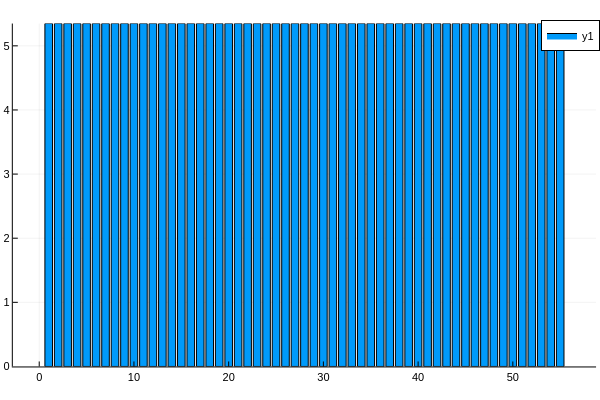

The notebook cell saved with this chart:
### Code cell
plotlyjs()
bar(JuMP.value.(Pg).data.*S_base)

### Figure 1 — Plotly figure (JSON) as saved in the notebook; plotly's stock layout.template omitted (floating-point values rounded to 4 significant figures)
{"data": [{"fill": "tozeroy", "fillcolor": "rgba(0, 154, 250, 1.000)", "legendgroup": "y1", "line": {"color": "rgba(0, 0, 0, 1.000)", "dash": "solid", "width": 1}, "mode": "lines", "name": "y1", "showlegend": true, "type": "scatter", "x": [0.6, 0.6, 1.4, 1.4, 0.6, 0.6], "xaxis": "x1", "y": [5.348, 0, 0, 5.348, 5.348, 5.348], "yaxis": "y1"}, {"fill": "tozeroy", "fillcolor": "rgba(0, 154, 250, 1.000)", "legendgroup": "y1", "line": {"color": "rgba(0, 0, 0, 1.000)", "dash": "solid", "width": 1}, "mode": "lines", "name": "y1", "showlegend": false, "type": "scatter", "x": [1.6, 1.6, 2.4, 2.4, 1.6, 1.6], "xaxis": "x1", "y": [5.348, 0, 0, 5.348, 5.348, 5.348], "yaxis": "y1"}, {"fill": "tozeroy", "fillcolor": "rgba(0, 154, 250, 1.000)", "legendgroup": "y1", "line": {"color": "rgba(0, 0, 0, 1.000)", "dash": "solid", "width": 1}, "mode": "lines", "name": "y1", "showlegend": false, "type": "scatter", "x": [2.6, 2.6, 3.4, 3.4, 2.6, 2.6], "xaxis": "x1", "y": [5.348, 0, 0, 5.348, 5.348, 5.348], "yaxis": "y1"}, {"fill": "tozeroy", "fillcolor": "rgba(0, 154, 250, 1.000)", "legendgroup": "y1", "line": {"color": "rgba(0, 0, 0, 1.000)", "dash": "solid", "width": 1}, "mode": "lines", "name": "y1", "showlegend": false, "type": "scatter", "x": [3.6, 3.6, 4.4, 4.4, 3.6, 3.6], "xaxis": "x1", "y": [5.348, 0, 0, 5.348, 5.348, 5.348], "yaxis": "y1"}, {"fill": "tozeroy", "fillcolor": "rgba(0, 154, 250, 1.000)", "legendgroup": "y1", "line": {"color": "rgba(0, 0, 0, 1.000)", "dash": "solid", "width": 1}, "mode": "lines", "name": "y1", "showlegend": false, "type": "scatter", "x": [4.6, 4.6, 5.4, 5.4, 4.6, 4.6], "xaxis": "x1", "y": [5.348, 0, 0, 5.348, 5.348, 5.348], "yaxis": "y1"}, {"fill": "tozeroy", "fillcolor": "rgba(0, 154, 250, 1.000)", "legendgroup": "y1", "line": {"color": "rgba(0, 0, 0, 1.000)", "dash": "solid", "width": 1}, "mode": "lines", "name": "y1", "showlegend": false, "type": "scatter", "x": [5.6, 5.6, 6.4, 6.4, 5.6, 5.6], "xaxis": "x1", "y": [5.348, 0, 0, 5.348, 5.348, 5.348], "yaxis": "y1"}, {"fill": "tozeroy", "fillcolor": "rgba(0, 154, 250, 1.000)", "legendgroup": "y1", "line": {"color": "rgba(0, 0, 0, 1.000)", "dash": "solid", "width": 1}, "mode": "lines", "name": "y1", "showlegend": false, "type": "scatter", "x": [6.6, 6.6, 7.4, 7.4, 6.6, 6.6], "xaxis": "x1", "y": [5.348, 0, 0, 5.348, 5.348, 5.348], "yaxis": "y1"}, {"fill": "tozeroy", "fillcolor": "rgba(0, 154, 250, 1.000)", "legendgroup": "y1", "line": {"color": "rgba(0, 0, 0, 1.000)", "dash": "solid", "width": 1}, "mode": "lines", "name": "y1", "showlegend": false, "type": "scatter", "x": [7.6, 7.6, 8.4, 8.4, 7.6, 7.6], "xaxis": "x1", "y": [5.348, 0, 0, 5.348, 5.348, 5.348], "yaxis": "y1"}, {"fill": "tozeroy", "fillcolor": "rgba(0, 154, 250, 1.000)", "legendgroup": "y1", "line": {"color": "rgba(0, 0, 0, 1.000)", "dash": "solid", "width": 1}, "mode": "lines", "name": "y1", "showlegend": false, "type": "scatter", "x": [8.6, 8.6, 9.4, 9.4, 8.6, 8.6], "xaxis": "x1", "y": [5.348, 0, 0, 5.348, 5.348, 5.348], "yaxis": "y1"}, {"fill": "tozeroy", "fillcolor": "rgba(0, 154, 250, 1.000)", "legendgroup": "y1", "line": {"color": "rgba(0, 0, 0, 1.000)", "dash": "solid", "width": 1}, "mode": "lines", "name": "y1", "showlegend": false, "type": "scatter", "x": [9.6, 9.6, 10.4, 10.4, 9.6, 9.6], "xaxis": "x1", "y": [5.348, 0, 0, 5.348, 5.348, 5.348], "yaxis": "y1"}, {"fill": "tozeroy", "fillcolor": "rgba(0, 154, 250, 1.000)", "legendgroup": "y1", "line": {"color": "rgba(0, 0, 0, 1.000)", "dash": "solid", "width": 1}, "mode": "lines", "name": "y1", "showlegend": false, "type": "scatter", "x": [10.6, 10.6, 11.4, 11.4, 10.6, 10.6], "xaxis": "x1", "y": [5.348, 0, 0, 5.348, 5.348, 5.348], "yaxis": "y1"}, {"fill": "tozeroy", "fillcolor": "rgba(0, 154, 250, 1.000)", "legendgroup": "y1", "line": {"color": "rgba(0, 0, 0, 1.000)", "dash": "solid", "width": 1}, "mode": "lines", "name": "y1", "showlegend": false, "type": "scatter", "x": [11.6, 11.6, 12.4, 12.4, 11.6, 11.6], "xaxis": "x1", "y": [5.348, 0, 0, 5.348, 5.348, 5.348], "yaxis": "y1"}, {"fill": "tozeroy", "fillcolor": "rgba(0, 154, 250, 1.000)", "legendgroup": "y1", "line": {"color": "rgba(0, 0, 0, 1.000)", "dash": "solid", "width": 1}, "mode": "lines", "name": "y1", "showlegend": false, "type": "scatter", "x": [12.6, 12.6, 13.4, 13.4, 12.6, 12.6], "xaxis": "x1", "y": [5.348, 0, 0, 5.348, 5.348, 5.348], "yaxis": "y1"}, {"fill": "tozeroy", "fillcolor": "rgba(0, 154, 250, 1.000)", "legendgroup": "y1", "line": {"color": "rgba(0, 0, 0, 1.000)", "dash": "solid", "width": 1}, "mode": "lines", "name": "y1", "showlegend": false, "type": "scatter", "x": [13.6, 13.6, 14.4, 14.4, 13.6, 13.6], "xaxis": "x1", "y": [5.348, 0, 0, 5.348, 5.348, 5.348], "yaxis": "y1"}, {"fill": "tozeroy", "fillcolor": "rgba(0, 154, 250, 1.000)", "legendgroup": "y1", "line": {"color": "rgba(0, 0, 0, 1.000)", "dash": "solid", "width": 1}, "mode": "lines", "name": "y1", "showlegend": false, "type": "scatter", "x": [14.6, 14.6, 15.4, 15.4, 14.6, 14.6], "xaxis": "x1", "y": [5.348, 0, 0, 5.348, 5.348, 5.348], "yaxis": "y1"}, {"fill": "tozeroy", "fillcolor": "rgba(0, 154, 250, 1.000)", "legendgroup": "y1", "line": {"color": "rgba(0, 0, 0, 1.000)", "dash": "solid", "width": 1}, "mode": "lines", "name": "y1", "showlegend": false, "type": "scatter", "x": [15.6, 15.6, 16.4, 16.4, 15.6, 15.6], "xaxis": "x1", "y": [5.348, 0, 0, 5.348, 5.348, 5.348], "yaxis": "y1"}, {"fill": "tozeroy", "fillcolor": "rgba(0, 154, 250, 1.000)", "legendgroup": "y1", "line": {"color": "rgba(0, 0, 0, 1.000)", "dash": "solid", "width": 1}, "mode": "lines", "name": "y1", "showlegend": false, "type": "scatter", "x": [16.6, 16.6, 17.4, 17.4, 16.6, 16.6], "xaxis": "x1", "y": [5.348, 0, 0, 5.348, 5.348, 5.348], "yaxis": "y1"}, {"fill": "tozeroy", "fillcolor": "rgba(0, 154, 250, 1.000)", "legendgroup": "y1", "line": {"color": "rgba(0, 0, 0, 1.000)", "dash": "solid", "width": 1}, "mode": "lines", "name": "y1", "showlegend": false, "type": "scatter", "x": [17.6, 17.6, 18.4, 18.4, 17.6, 17.6], "xaxis": "x1", "y": [5.348, 0, 0, 5.348, 5.348, 5.348], "yaxis": "y1"}, {"fill": "tozeroy", "fillcolor": "rgba(0, 154, 250, 1.000)", "legendgroup": "y1", "line": {"color": "rgba(0, 0, 0, 1.000)", "dash": "solid", "width": 1}, "mode": "lines", "name": "y1", "showlegend": false, "type": "scatter", "x": [18.6, 18.6, 19.4, 19.4, 18.6, 18.6], "xaxis": "x1", "y": [5.348, 0, 0, 5.348, 5.348, 5.348], "yaxis": "y1"}, {"fill": "tozeroy", "fillcolor": "rgba(0, 154, 250, 1.000)", "legendgroup": "y1", "line": {"color": "rgba(0, 0, 0, 1.000)", "dash": "solid", "width": 1}, "mode": "lines", "name": "y1", "showlegend": false, "type": "scatter", "x": [19.6, 19.6, 20.4, 20.4, 19.6, 19.6], "xaxis": "x1", "y": [5.348, 0, 0, 5.348, 5.348, 5.348], "yaxis": "y1"}, {"fill": "tozeroy", "fillcolor": "rgba(0, 154, 250, 1.000)", "legendgroup": "y1", "line": {"color": "rgba(0, 0, 0, 1.000)", "dash": "solid", "width": 1}, "mode": "lines", "name": "y1", "showlegend": false, "type": "scatter", "x": [20.6, 20.6, 21.4, 21.4, 20.6, 20.6], "xaxis": "x1", "y": [5.348, 0, 0, 5.348, 5.348, 5.348], "yaxis": "y1"}, {"fill": "tozeroy", "fillcolor": "rgba(0, 154, 250, 1.000)", "legendgroup": "y1", "line": {"color": "rgba(0, 0, 0, 1.000)", "dash": "solid", "width": 1}, "mode": "lines", "name": "y1", "showlegend": false, "type": "scatter", "x": [21.6, 21.6, 22.4, 22.4, 21.6, 21.6], "xaxis": "x1", "y": [5.348, 0, 0, 5.348, 5.348, 5.348], "yaxis": "y1"}, {"fill": "tozeroy", "fillcolor": "rgba(0, 154, 250, 1.000)", "legendgroup": "y1", "line": {"color": "rgba(0, 0, 0, 1.000)", "dash": "solid", "width": 1}, "mode": "lines", "name": "y1", "showlegend": false, "type": "scatter", "x": [22.6, 22.6, 23.4, 23.4, 22.6, 22.6], "xaxis": "x1", "y": [5.348, 0, 0, 5.348, 5.348, 5.348], "yaxis": "y1"}, {"fill": "tozeroy", "fillcolor": "rgba(0, 154, 250, 1.000)", "legendgroup": "y1", "line": {"color": "rgba(0, 0, 0, 1.000)", "dash": "solid", "width": 1}, "mode": "lines", "name": "y1", "showlegend": false, "type": "scatter", "x": [23.6, 23.6, 24.4, 24.4, 23.6, 23.6], "xaxis": "x1", "y": [5.348, 0, 0, 5.348, 5.348, 5.348], "yaxis": "y1"}, {"fill": "tozeroy", "fillcolor": "rgba(0, 154, 250, 1.000)", "legendgroup": "y1", "line": {"color": "rgba(0, 0, 0, 1.000)", "dash": "solid", "width": 1}, "mode": "lines", "name": "y1", "showlegend": false, "type": "scatter", "x": [24.6, 24.6, 25.4, 25.4, 24.6, 24.6], "xaxis": "x1", "y": [5.348, 0, 0, 5.348, 5.348, 5.348], "yaxis": "y1"}, {"fill": "tozeroy", "fillcolor": "rgba(0, 154, 250, 1.000)", "legendgroup": "y1", "line": {"color": "rgba(0, 0, 0, 1.000)", "dash": "solid", "width": 1}, "mode": "lines", "name": "y1", "showlegend": false, "type": "scatter", "x": [25.6, 25.6, 26.4, 26.4, 25.6, 25.6], "xaxis": "x1", "y": [5.348, 0, 0, 5.348, 5.348, 5.348], "yaxis": "y1"}, {"fill": "tozeroy", "fillcolor": "rgba(0, 154, 250, 1.000)", "legendgroup": "y1", "line": {"color": "rgba(0, 0, 0, 1.000)", "dash": "solid", "width": 1}, "mode": "lines", "name": "y1", "showlegend": false, "type": "scatter", "x": [26.6, 26.6, 27.4, 27.4, 26.6, 26.6], "xaxis": "x1", "y": [5.348, 0, 0, 5.348, 5.348, 5.348], "yaxis": "y1"}, {"fill": "tozeroy", "fillcolor": "rgba(0, 154, 250, 1.000)", "legendgroup": "y1", "line": {"color": "rgba(0, 0, 0, 1.000)", "dash": "solid", "width": 1}, "mode": "lines", "name": "y1", "showlegend": false, "type": "scatter", "x": [27.6, 27.6, 28.4, 28.4, 27.6, 27.6], "xaxis": "x1", "y": [5.348, 0, 0, 5.348, 5.348, 5.348], "yaxis": "y1"}, {"fill": "tozeroy", "fillcolor": "rgba(0, 154, 250, 1.000)", "legendgroup": "y1", "line": {"color": "rgba(0, 0, 0, 1.000)", "dash": "solid", "width": 1}, "mode": "lines", "name": "y1", "showlegend": false, "type": "scatter", "x": [28.6, 28.6, 29.4, 29.4, 28.6, 28.6], "xaxis": "x1", "y": [5.348, 0, 0, 5.348, 5.348, 5.348], "yaxis": "y1"}, {"fill": "tozeroy", "fillcolor": "rgba(0, 154, 250, 1.000)", "legendgroup": "y1", "line": {"color": "rgba(0, 0, 0, 1.000)", "dash": "solid", "width": 1}, "mode": "lines", "name": "y1", "showlegend": false, "type": "scatter", "x": [29.6, 29.6, 30.4, 30.4, 29.6, 29.6], "xaxis": "x1", "y": [5.348, 0, 0, 5.348, 5.348, 5.348], "yaxis": "y1"}, {"fill": "tozeroy", "fillcolor": "rgba(0, 154, 250, 1.000)", "legendgroup": "y1", "line": {"color": "rgba(0, 0, 0, 1.000)", "dash": "solid", "width": 1}, "mode": "lines", "name": "y1", "showlegend": false, "type": "scatter", "x": [30.6, 30.6, 31.4, 31.4, 30.6, 30.6], "xaxis": "x1", "y": [5.348, 0, 0, 5.348, 5.348, 5.348], "yaxis": "y1"}, {"fill": "tozeroy", "fillcolor": "rgba(0, 154, 250, 1.000)", "legendgroup": "y1", "line": {"color": "rgba(0, 0, 0, 1.000)", "dash": "solid", "width": 1}, "mode": "lines", "name": "y1", "showlegend": false, "type": "scatter", "x": [31.6, 31.6, 32.4, 32.4, 31.6, 31.6], "xaxis": "x1", "y": [5.348, 0, 0, 5.348, 5.348, 5.348], "yaxis": "y1"}, {"fill": "tozeroy", "fillcolor": "rgba(0, 154, 250, 1.000)", "legendgroup": "y1", "line": {"color": "rgba(0, 0, 0, 1.000)", "dash": "solid", "width": 1}, "mode": "lines", "name": "y1", "showlegend": false, "type": "scatter", "x": [32.6, 32.6, 33.4, 33.4, 32.6, 32.6], "xaxis": "x1", "y": [5.348, 0, 0, 5.348, 5.348, 5.348], "yaxis": "y1"}, {"fill": "tozeroy", "fillcolor": "rgba(0, 154, 250, 1.000)", "legendgroup": "y1", "line": {"color": "rgba(0, 0, 0, 1.000)", "dash": "solid", "width": 1}, "mode": "lines", "name": "y1", "showlegend": false, "type": "scatter", "x": [33.6, 33.6, 34.4, 34.4, 33.6, 33.6], "xaxis": "x1", "y": [5.348, 0, 0, 5.348, 5.348, 5.348], "yaxis": "y1"}, {"fill": "tozeroy", "fillcolor": "rgba(0, 154, 250, 1.000)", "legendgroup": "y1", "line": {"color": "rgba(0, 0, 0, 1.000)", "dash": "solid", "width": 1}, "mode": "lines", "name": "y1", "showlegend": false, "type": "scatter", "x": [34.6, 34.6, 35.4, 35.4, 34.6, 34.6], "xaxis": "x1", "y": [5.348, 0, 0, 5.348, 5.348, 5.348], "yaxis": "y1"}, {"fill": "tozeroy", "fillcolor": "rgba(0, 154, 250, 1.000)", "legendgroup": "y1", "line": {"color": "rgba(0, 0, 0, 1.000)", "dash": "solid", "width": 1}, "mode": "lines", "name": "y1", "showlegend": false, "type": "scatter", "x": [35.6, 35.6, 36.4, 36.4, 35.6, 35.6], "xaxis": "x1", "y": [5.348, 0, 0, 5.348, 5.348, 5.348], "yaxis": "y1"}, {"fill": "tozeroy", "fillcolor": "rgba(0, 154, 250, 1.000)", "legendgroup": "y1", "line": {"color": "rgba(0, 0, 0, 1.000)", "dash": "solid", "width": 1}, "mode": "lines", "name": "y1", "showlegend": false, "type": "scatter", "x": [36.6, 36.6, 37.4, 37.4, 36.6, 36.6], "xaxis": "x1", "y": [5.348, 0, 0, 5.348, 5.348, 5.348], "yaxis": "y1"}, {"fill": "tozeroy", "fillcolor": "rgba(0, 154, 250, 1.000)", "legendgroup": "y1", "line": {"color": "rgba(0, 0, 0, 1.000)", "dash": "solid", "width": 1}, "mode": "lines", "name": "y1", "showlegend": false, "type": "scatter", "x": [37.6, 37.6, 38.4, 38.4, 37.6, 37.6], "xaxis": "x1", "y": [5.348, 0, 0, 5.348, 5.348, 5.348], "yaxis": "y1"}, {"fill": "tozeroy", "fillcolor": "rgba(0, 154, 250, 1.000)", "legendgroup": "y1", "line": {"color": "rgba(0, 0, 0, 1.000)", "dash": "solid", "width": 1}, "mode": "lines", "name": "y1", "showlegend": false, "type": "scatter", "x": [38.6, 38.6, 39.4, 39.4, 38.6, 38.6], "xaxis": "x1", "y": [5.348, 0, 0, 5.348, 5.348, 5.348], "yaxis": "y1"}, {"fill": "tozeroy", "fillcolor": "rgba(0, 154, 250, 1.000)", "legendgroup": "y1", "line": {"color": "rgba(0, 0, 0, 1.000)", "dash": "solid", "width": 1}, "mode": "lines", "name": "y1", "showlegend": false, "type": "scatter", "x": [39.6, 39.6, 40.4, 40.4, 39.6, 39.6], "xaxis": "x1", "y": [5.348, 0, 0, 5.348, 5.348, 5.348], "yaxis": "y1"}, {"fill": "tozeroy", "fillcolor": "rgba(0, 154, 250, 1.000)", "legendgroup": "y1", "line": {"color": "rgba(0, 0, 0, 1.000)", "dash": "solid", "width": 1}, "mode": "lines", "name": "y1", "showlegend": false, "type": "scatter", "x": [40.6, 40.6, 41.4, 41.4, 40.6, 40.6], "xaxis": "x1", "y": [5.348, 0, 0, 5.348, 5.348, 5.348], "yaxis": "y1"}, {"fill": "tozeroy", "fillcolor": "rgba(0, 154, 250, 1.000)", "legendgroup": "y1", "line": {"color": "rgba(0, 0, 0, 1.000)", "dash": "solid", "width": 1}, "mode": "lines", "name": "y1", "showlegend": false, "type": "scatter", "x": [41.6, 41.6, 42.4, 42.4, 41.6, 41.6], "xaxis": "x1", "y": [5.348, 0, 0, 5.348, 5.348, 5.348], "yaxis": "y1"}, {"fill": "tozeroy", "fillcolor": "rgba(0, 154, 250, 1.000)", "legendgroup": "y1", "line": {"color": "rgba(0, 0, 0, 1.000)", "dash": "solid", "width": 1}, "mode": "lines", "name": "y1", "showlegend": false, "type": "scatter", "x": [42.6, 42.6, 43.4, 43.4, 42.6, 42.6], "xaxis": "x1", "y": [5.348, 0, 0, 5.348, 5.348, 5.348], "yaxis": "y1"}, {"fill": "tozeroy", "fillcolor": "rgba(0, 154, 250, 1.000)", "legendgroup": "y1", "line": {"color": "rgba(0, 0, 0, 1.000)", "dash": "solid", "width": 1}, "mode": "lines", "name": "y1", "showlegend": false, "type": "scatter", "x": [43.6, 43.6, 44.4, 44.4, 43.6, 43.6], "xaxis": "x1", "y": [5.348, 0, 0, 5.348, 5.348, 5.348], "yaxis": "y1"}, {"fill": "tozeroy", "fillcolor": "rgba(0, 154, 250, 1.000)", "legendgroup": "y1", "line": {"color": "rgba(0, 0, 0, 1.000)", "dash": "solid", "width": 1}, "mode": "lines", "name": "y1", "showlegend": false, "type": "scatter", "x": [44.6, 44.6, 45.4, 45.4, 44.6, 44.6], "xaxis": "x1", "y": [5.348, 0, 0, 5.348, 5.348, 5.348], "yaxis": "y1"}, {"fill": "tozeroy", "fillcolor": "rgba(0, 154, 250, 1.000)", "legendgroup": "y1", "line": {"color": "rgba(0, 0, 0, 1.000)", "dash": "solid", "width": 1}, "mode": "lines", "name": "y1", "showlegend": false, "type": "scatter", "x": [45.6, 45.6, 46.4, 46.4, 45.6, 45.6], "xaxis": "x1", "y": [5.348, 0, 0, 5.348, 5.348, 5.348], "yaxis": "y1"}, {"fill": "tozeroy", "fillcolor": "rgba(0, 154, 250, 1.000)", "legendgroup": "y1", "line": {"color": "rgba(0, 0, 0, 1.000)", "dash": "solid", "width": 1}, "mode": "lines", "name": "y1", "showlegend": false, "type": "scatter", "x": [46.6, 46.6, 47.4, 47.4, 46.6, 46.6], "xaxis": "x1", "y": [5.348, 0, 0, 5.348, 5.348, 5.348], "yaxis": "y1"}, {"fill": "tozeroy", "fillcolor": "rgba(0, 154, 250, 1.000)", "legendgroup": "y1", "line": {"color": "rgba(0, 0, 0, 1.000)", "dash": "solid", "width": 1}, "mode": "lines", "name": "y1", "showlegend": false, "type": "scatter", "x": [47.6, 47.6, 48.4, 48.4, 47.6, 47.6], "xaxis": "x1", "y": [5.348, 0, 0, 5.348, 5.348, 5.348], "yaxis": "y1"}, {"fill": "tozeroy", "fillcolor": "rgba(0, 154, 250, 1.000)", "legendgroup": "y1", "line": {"color": "rgba(0, 0, 0, 1.000)", "dash": "solid", "width": 1}, "mode": "lines", "name": "y1", "showlegend": false, "type": "scatter", "x": [48.6, 48.6, 49.4, 49.4, 48.6, 48.6], "xaxis": "x1", "y": [5.348, 0, 0, 5.348, 5.348, 5.348], "yaxis": "y1"}, {"fill": "tozeroy", "fillcolor": "rgba(0, 154, 250, 1.000)", "legendgroup": "y1", "line": {"color": "rgba(0, 0, 0, 1.000)", "dash": "solid", "width": 1}, "mode": "lines", "name": "y1", "showlegend": false, "type": "scatter", "x": [49.6, 49.6, 50.4, 50.4, 49.6, 49.6], "xaxis": "x1", "y": [5.348, 0, 0, 5.348, 5.348, 5.348], "yaxis": "y1"}, {"fill": "tozeroy", "fillcolor": "rgba(0, 154, 250, 1.000)", "legendgroup": "y1", "line": {"color": "rgba(0, 0, 0, 1.000)", "dash": "solid", "width": 1}, "mode": "lines", "name": "y1", "showlegend": false, "type": "scatter", "x": [50.6, 50.6, 51.4, 51.4, 50.6, 50.6], "xaxis": "x1", "y": [5.348, 0, 0, 5.348, 5.348, 5.348], "yaxis": "y1"}, {"fill": "tozeroy", "fillcolor": "rgba(0, 154, 250, 1.000)", "legendgroup": "y1", "line": {"color": "rgba(0, 0, 0, 1.000)", "dash": "solid", "width": 1}, "mode": "lines", "name": "y1", "showlegend": false, "type": "scatter", "x": [51.6, 51.6, 52.4, 52.4, 51.6, 51.6], "xaxis": "x1", "y": [5.348, 0, 0, 5.348, 5.348, 5.348], "yaxis": "y1"}, {"fill": "tozeroy", "fillcolor": "rgba(0, 154, 250, 1.000)", "legendgroup": "y1", "line": {"color": "rgba(0, 0, 0, 1.000)", "dash": "solid", "width": 1}, "mode": "lines", "name": "y1", "showlegend": false, "type": "scatter", "x": [52.6, 52.6, 53.4, 53.4, 52.6, 52.6], "xaxis": "x1", "y": [5.348, 0, 0, 5.348, 5.348, 5.348], "yaxis": "y1"}, {"fill": "tozeroy", "fillcolor": "rgba(0, 154, 250, 1.000)", "legendgroup": "y1", "line": {"color": "rgba(0, 0, 0, 1.000)", "dash": "solid", "width": 1}, "mode": "lines", "name": "y1", "showlegend": false, "type": "scatter", "x": [53.6, 53.6, 54.4, 54.4, 53.6, 53.6], "xaxis": "x1", "y": [5.348, 0, 0, 5.348, 5.348, 5.348], "yaxis": "y1"}, {"fill": "tozeroy", "fillcolor": "rgba(0, 154, 250, 1.000)", "legendgroup": "y1", "line": {"color": "rgba(0, 0, 0, 1.000)", "dash": "solid", "width": 1}, "mode": "lines", "name": "y1", "showlegend": false, "type": "scatter", "x": [54.6, 54.6, 55.4, 55.4, 54.6, 54.6], "xaxis": "x1", "y": [5.348, 0, 0, 5.348, 5.348, 5.348], "yaxis": "y1"}, {"colorbar": {"len": 0.9525, "title": "", "x": 0.9934, "y": 0.5139}, "legendgroup": "y1", "marker": {"color": "rgba(0, 154, 250, 0.000)", "line": {"color": "rgba(0, 0, 0, 0.000)", "width": 1}, "size": 0, "symbol": "circle"}, "mode": "markers", "name": "y1", "showlegend": false, "type": "scatter", "x": [1, 2, 3, 4, 5, 6, 7, 8, 9, 10, 11, 12, 13, 14, 15, 16, 17, 18, 19, 20, 21, 22, 23, 24, 25, 26, 27, 28, 29, 30, 31, 32, 33, 34, 35, 36, 37, 38, 39, 40, 41, 42, 43, 44, 45, 46, 47, 48, 49, 50, 51, 52, 53, 54, 55], "xaxis": "x", "y": [5.348, 5.348, 5.348, 5.348, 5.348, 5.348, 5.348, 5.348, 5.348, 5.348, 5.348, 5.348, 5.348, 5.348, 5.348, 5.348, 5.348, 5.348, 5.348, 5.348, 5.348, 5.348, 5.348, 5.348, 5.348, 5.348, 5.348, 5.348, 5.348, 5.348, 5.348, 5.348, 5.348, 5.348, 5.348, 5.348, 5.348, 5.348, 5.348, 5.348, 5.348, 5.348, 5.348, 5.348, 5.348, 5.348, 5.348, 5.348, 5.348, 5.348, 5.348, 5.348, 5.348, 5.348, 5.348], "yaxis": "y"}], "layout": {"annotations": [], "height": 400, "legend": {"bgcolor": "rgba(255, 255, 255, 1.000)", "bordercolor": "rgba(0, 0, 0, 1.000)", "borderwidth": 1, "font": {"color": "rgba(0, 0, 0, 1.000)", "family": "sans-serif", "size": 11}, "title": {"font": {"color": "rgba(0, 0, 0, 1.000)", "family": "sans-serif", "size": 15}, "text": ""}, "tracegroupgap": 0, "traceorder": "normal", "x": 1, "xanchor": "auto", "y": 1, "yanchor": "auto"}, "margin": {"b": 20, "l": 0, "r": 0, "t": 20}, "paper_bgcolor": "rgba(255, 255, 255, 1.000)", "plot_bgcolor": "rgba(255, 255, 255, 1.000)", "showlegend": true, "width": 600, "xaxis": {"anchor": "y", "domain": [0.02138, 0.9934], "gridcolor": "rgba(0, 0, 0, 0.100)", "gridwidth": 0.5, "linecolor": "rgba(0, 0, 0, 1.000)", "mirror": false, "range": [-2.787, 58.79], "showgrid": true, "showline": true, "showticklabels": true, "tickangle": 0, "tickcolor": "rgb(0, 0, 0)", "tickfont": {"color": "rgba(0, 0, 0, 1.000)", "family": "sans-serif", "size": 11}, "tickmode": "array", "ticks": "inside", "ticktext": ["0", "10", "20", "30", "40", "50"], "tickvals": [0, 10, 20, 30, 40, 50], "title": "", "titlefont": {"color": "rgba(0, 0, 0, 1.000)", "family": "sans-serif", "size": 15}, "type": "-", "visible": true, "zeroline": false, "zerolinecolor": "rgba(0, 0, 0, 1.000)"}, "yaxis": {"anchor": "x", "domain": [0.03762, 0.9902], "gridcolor": "rgba(0, 0, 0, 0.100)", "gridwidth": 0.5, "linecolor": "rgba(0, 0, 0, 1.000)", "mirror": false, "range": [0, 5.348], "showgrid": true, "showline": true, "showticklabels": true, "tickangle": 0, "tickcolor": "rgb(0, 0, 0)", "tickfont": {"color": "rgba(0, 0, 0, 1.000)", "family": "sans-serif", "size": 11}, "tickmode": "array", "ticks": "inside", "ticktext": ["0", "1", "2", "3", "4", "5"], "tickvals": [0, 1, 2, 3, 4, 5], "title": "", "titlefont": {"color": "rgba(0, 0, 0, 1.000)", "family": "sans-serif", "size": 15}, "type": "-", "visible": true, "zeroline": false, "zerolinecolor": "rgba(0, 0, 0, 1.000)"}}}
